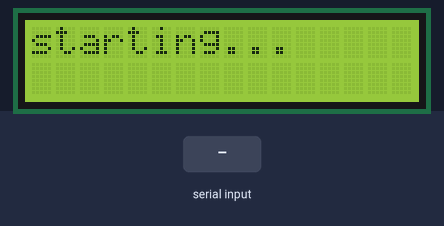
This sketch was run on a simulated ESP8266 (NodeMCU). Parts: 16×2 character LCD. Inputs (shaded band) come from the test bench. What the sketch prints to the serial monitor is not drawn.

Above: at 2.2 s.
2.3 s: "BACKUP:1;" received over Serial
At 2.9 s:
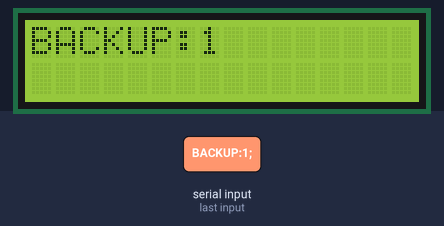
3.8 s: ":;" received over Serial
At 5.0 s:
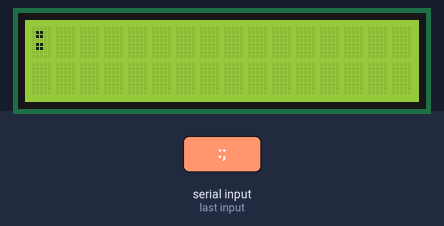
5.3 s: "BACKUP:150;" received over Serial
At 6.3 s:
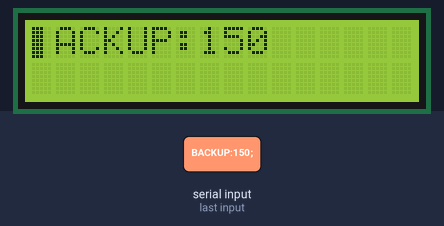
6.8 s: "BACKUP;" received over Serial
At 7.5 s:
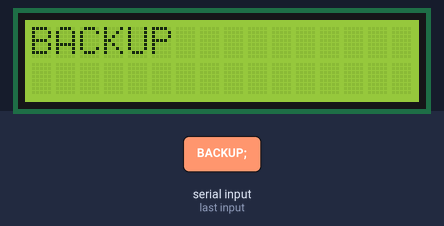
8.3 s: "5;" received over Serial
At 8.6 s:
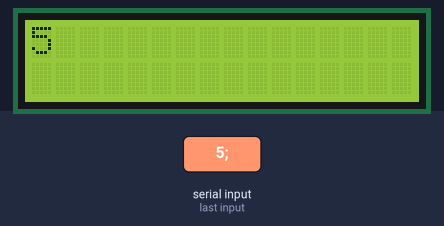
Timing chart, 0 to 10.8 s (numbered marks = the images above; inputs shaded):
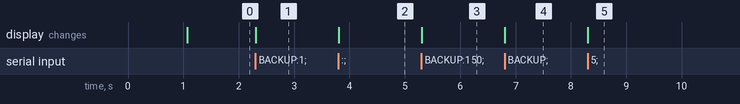

Measured:
- after the input at 2.3 s, the display: changes at once (image 1)
- after the input at 3.8 s, the display: changes at once (image 2)
- after the input at 5.3 s, the display: changes at once (image 3)
- after the input at 6.8 s, the display: changes at once (image 4)
- after the input at 8.3 s, the display: changes at once (image 5)

The sketch:

gorbrain.ino
```cpp
#include <LiquidCrystal.h>

const int rs=D6, en=D7, db4=D2, db5=D3, db6=D4, db7=D5;
LiquidCrystal lcd(rs, en, db4, db5, db6, db7);

byte a[8] = {
  0b10000,
  0b10000,
  0b10000,
  0b10000,
  0b10000,
  0b10000,
  0b10000,
  0b10000
};
byte b[8] = {
  0b11000,
  0b11000,
  0b11000,
  0b11000,
  0b11000,
  0b11000,
  0b11000,
  0b11000
};
byte c[8] = {
  0b11100,
  0b11100,
  0b11100,
  0b11100,
  0b11100,
  0b11100,
  0b11100,
  0b11100
};
byte d[8] = {
  0b11110,
  0b11110,
  0b11110,
  0b11110,
  0b11110,
  0b11110,
  0b11110,
  0b11110
};
byte e[8] = {
  0b11111,
  0b11111,
  0b11111,
  0b11111,
  0b11111,
  0b11111,
  0b11111,
  0b11111
};

String lastMessage;
String message;

const int BACKUP = 1;

int currentSensor;
String currentData;

int parseSensor(String sensorName) {
  if (sensorName == "BACKUP") {
    return 1;
  }
  return 0;
}

void parseMessage(String message) {
  int delim = message.indexOf(":");
  currentSensor = parseSensor(message.substring(0, delim));
  currentData = message.substring(delim + 1, message.length() - 1);
}

void setup()
{
  lcd.begin(16, 2);
  lcd.print("starting...");
  delay(1000);
  Serial.begin(9600);
  lcd.createChar(1, a);
  lcd.createChar(2, b);
  lcd.createChar(3, c);
  lcd.createChar(4, d);
  lcd.createChar(5, e);
}


void loop()
{
   // when characters arrive over the serial port...
  if (Serial.available()) {
    lastMessage = message;
    message = String(Serial.readStringUntil(';'));
    lcd.clear();
    lcd.setCursor(0, 0);
    lcd.print(message);
    Serial.println(message);
    if (message != lastMessage) {
      parseMessage(message);
      switch (currentSensor) {
        case BACKUP:
          int data = currentData.toInt();
          if (data < 401) {
            int fullChars = data / 25;
            int lastChar = floor((data%25)/5);
//            lcd.setCursor(0, 1);
//            lcd.print(fullChars);
//            lcd.print(lastChar);
            lcd.setCursor(0, 0);
            for (int i = 0; i < fullChars; i++) {
              lcd.write(5);
            }
            if (lastChar > 0) {
              lcd.write(lastChar);
            }

          }
      };

    }
  }
}
```
